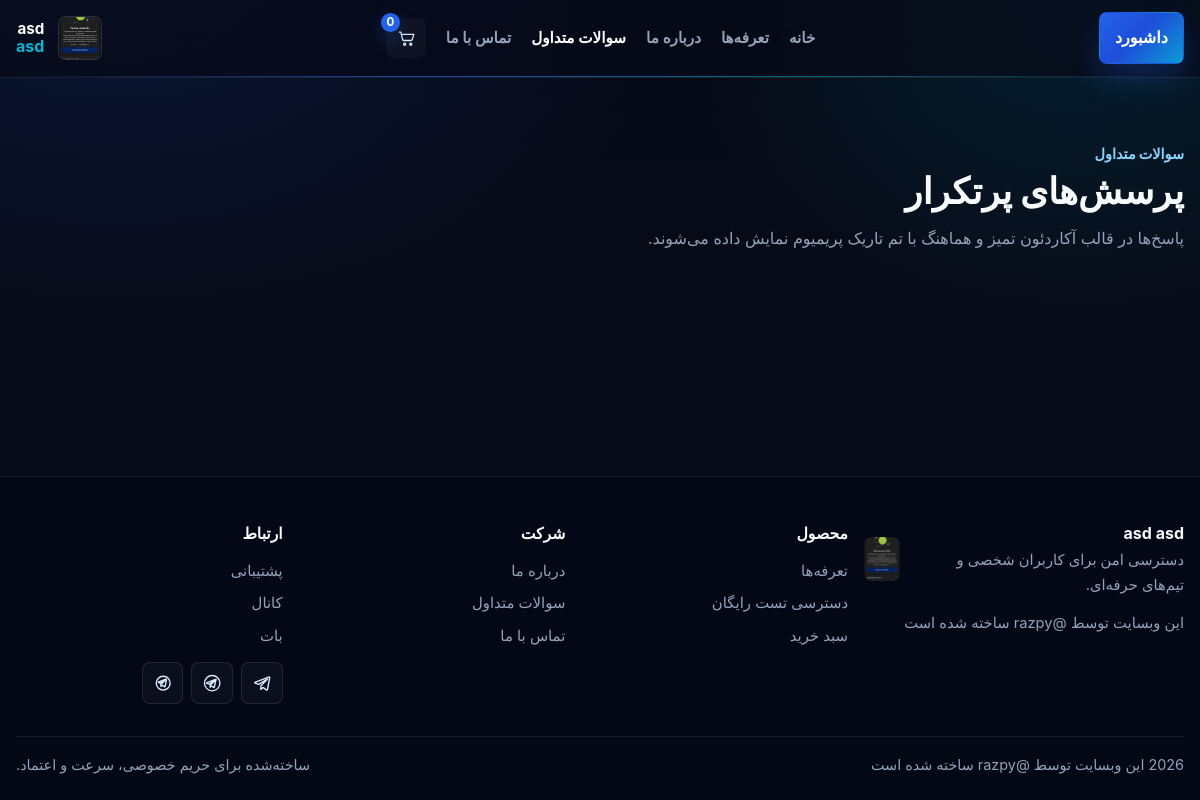
Page /faq/ (signed in) on the committed database.
### core/models.py (models this page shows, shortened)
class SiteSettings(models.Model):
    site_name1 = models.CharField(_("site name1"), max_length=55)
    site_name2 = models.CharField(_("site name2"), max_length=55)
    site_logo = models.ImageField(_("site logo"), upload_to='logo/')
    payment_card = models.CharField(_("payment card number"), max_length=155)
    payment_card_name = models.CharField(_("payment card owner name"), max_length=155)
    up_time = models.CharField(_("servers uptime"), max_length=55)
    countries_count = models.CharField(_("countries count"), max_length=55)
    servers_count = models.CharField(_("servers count"), max_length=55)
    footer_text = models.CharField(_("footer text"), max_length=155)
    users_count_for_about_us = models.CharField(_("users_count_for_about_us"), max_length=55)
    established_year_for_about_us = models.CharField(_("established_year_for_about_us"), max_length=55)
    feature1_for_about_us = models.CharField(_("feature1_for_about_us"), max_length=55)
    feature2_for_about_us = models.CharField(_("feature2_for_about_us"), max_length=55)
    feature3_for_about_us = models.CharField(_("feature3_for_about_us"), max_length=55)
    feature4_for_about_us = models.CharField(_("feature4_for_about_us"), max_length=55)
    telegram_support_id_link = models.URLField(_("telegram_support_id_link"), )
    telegram_Channel_id_link = models.URLField(_("telegram_Channel_id_link"), )
    telegram_bot_id_link = models.URLField(_("telegram_bot_id_link"), )
    class Meta:
        verbose_name = _("SiteSetting")
        verbose_name_plural = _("SiteSettings")

### cart/models.py (models this page shows, shortened)
class Cart(models.Model):
    user = models.ForeignKey(
        get_user_model(),
        on_delete=models.CASCADE,
        related_name='user_carts',
        null=True,
        blank=True,
        verbose_name=_("user")
    )
    session_key = models.CharField(_("session key"), max_length=55, blank=True)

### shop/views.py (the view)
# urls.py: path('faq/', views.faq_view, name='faq'),
def faq_view(request):
    faqs = FrequentlyAskedQuestions.objects.prefetch_related('answers')
    return render(request, 'shop/faq.html', context={'faqs':faqs})

### core/context_processors.py (called while the page is built)
def site_context(request):
    site_settings = SiteSettings.objects.all().first()
    if request.user.is_authenticated:
        cart, _ = Cart.objects.get_or_create(user=request.user)
    else:
        if not request.session.session_key:
            request.session.create()
        cart, _ = Cart.objects.get_or_create(session_key=request.session.session_key)
    context = {'site_context':site_settings, 'cart':cart}
    if request.user.is_authenticated:
        context["wallet_balance"] = getattr(request.user, "wallet_balance", 0)
    return context

### shop/templates/shop/faq.html (shortened to what this page needs)
{% extends '_base.html' %}
{% block page_content %}
<main>
  <section class="section-band">
    <div class="site-container">
      <div class="section-head">
        <div class="section-kicker">سوالات متداول</div>
        <h1 class="section-title">پرسش‌های پرتکرار</h1>
        <p class="section-lead">پاسخ‌ها در قالب آکاردئون تمیز و هماهنگ با تم تاریک پریمیوم نمایش داده می‌شوند.</p>
      </div>
    </div>
  </section>
</main>
{% endblock %}

### templates/_base.html (shortened to what this page needs)
<!DOCTYPE html>
{% load static i18n %}
<html lang="fa" dir="rtl">
<head>
    <script src="https://cdn.tailwindcss.com"></script>
    <link rel="stylesheet" href="{% static 'css/style.css' %}" />
</head>
<body class="site-body">
<div class="site-shell">
    <header class="site-header">
        <div class="site-container">
            <div class="header-inner">
                <a href="{% url 'home' %}" class="brand-mark" aria-label="{{ site_context.site_name1 }} {{ site_context.site_name2 }}">
                    <span class="brand-logo">
                        <img src="{{ site_context.site_logo.url }}" alt="{{ site_context.site_name1 }} {{ site_context.site_name2 }}">
                    </span>
                    <span class="brand-text">
                        <span class="brand-name">{{ site_context.site_name1 }}</span>
                        <span class="brand-accent">{{ site_context.site_name2 }}</span>
                    </span>
                </a>
                <nav class="desktop-nav" aria-label="ناوبری اصلی">
                    <a class="nav-link {% if request.resolver_match.url_name == 'home' %}is-active{% endif %}" href="{% url 'home' %}">خانه</a>
                    <a class="nav-link {% if request.resolver_match.url_name == 'pricing' %}is-active{% endif %}" href="{% url 'pricing' %}">تعرفه‌ها</a>
                    <a class="nav-link {% if request.resolver_match.url_name == 'about' %}is-active{% endif %}" href="{% url 'about' %}">درباره ما</a>
                    <a class="nav-link {% if request.resolver_match.url_name == 'faq' %}is-active{% endif %}" href="{% url 'faq' %}">سوالات متداول</a>
                    <a class="nav-link {% if request.resolver_match.url_name == 'contact' %}is-active{% endif %}" href="{% url 'contact' %}">تماس با ما</a>
                    <a class="cart-link" href="{% url 'cart' %}" aria-label="سبد خرید">
                        <svg viewBox="0 0 24 24" aria-hidden="true" focusable="false">
                            <path d="M3 4h2l2.2 9.2A2 2 0 0 0 9.1 15H18a2 2 0 0 0 1.9-1.4L22 7H6"></path>
                            <circle cx="10" cy="20" r="1.4"></circle>
                            <circle cx="18" cy="20" r="1.4"></circle>
                        </svg>
                        <span id="cartCount" class="cart-count">{{ cart.items.count }}</span>
                    </a>
                </nav>
                <div class="header-actions">
                    {% if user.is_authenticated %}
                        <a href="{% url 'dashboard' %}" class="btn-primary btn-primary--small">داشبورد</a>
                    {% else %}
                        <a href="{% url 'login' %}" class="btn-primary btn-primary--small">ورود / ثبت‌نام</a>
                    {% endif %}
                </div>
            </div>
        </div>
    </header>
    <main class="site-main">
        {% block page_content %}{% endblock %}
    </main>
    <footer class="site-footer">
        <div class="site-container">
            <div class="footer-grid">
                <div>
                    <a href="{% url 'home' %}" class="footer-brand">
                        <img src="{{ site_context.site_logo.url }}" alt="{{ site_context.site_name1 }} {{ site_context.site_name2 }}">
                        <div>
                            <strong>{{ site_context.site_name1 }} {{ site_context.site_name2 }}</strong>
                            <span>دسترسی امن برای کاربران شخصی و تیم‌های حرفه‌ای.</span>
                        </div>
                    </a>
                    <p class="footer-copy">{{ site_context.footer_text }}</p>
                </div>
                <div>
                    <h3 class="footer-title">محصول</h3>
                    <a href="{% url 'pricing' %}" class="footer-link">تعرفه‌ها</a>
                    <a href="{% url 'get-test' %}" class="footer-link">دسترسی تست رایگان</a>
                    <a href="{% url 'cart' %}" class="footer-link">سبد خرید</a>
                </div>
                <div>
                    <h3 class="footer-title">شرکت</h3>
                    <a href="{% url 'about' %}" class="footer-link">درباره ما</a>
                    <a href="{% url 'faq' %}" class="footer-link">سوالات متداول</a>
                    <a href="{% url 'contact' %}" class="footer-link">تماس با ما</a>
                </div>
                <div>
                    <h3 class="footer-title">ارتباط</h3>
                    <a href="{{ site_context.telegram_support_id_link }}" target="_blank" rel="noopener" class="footer-link">پشتیبانی</a>
                    <a href="{{ site_context.telegram_Channel_id_link }}" target="_blank" rel="noopener" class="footer-link">کانال</a>
                    <a href="{{ site_context.telegram_bot_id_link }}" target="_blank" rel="noopener" class="footer-link">بات</a>
                    <div class="footer-social">
                        <a href="{{ site_context.telegram_support_id_link }}" target="_blank" rel="noopener" class="social-link" aria-label="پشتیبانی تلگرام">
                            <svg viewBox="0 0 24 24" aria-hidden="true"><path d="M21.8 4.6 18.9 20c-.2.9-.8 1.1-1.6.7l-4.3-3.2-2.1 2c-.2.2-.4.4-.8.4l.3-4.5L18.6 7c.3-.3-.1-.5-.5-.2L7.5 13.5 3 12c-.9-.3-.9-1 .2-1.4l17.2-6.6c.8-.3 1.5.2 1.4.6z"/></svg>
                        </a>
                        <a href="{{ site_context.telegram_Channel_id_link }}" target="_blank" rel="noopener" class="social-link" aria-label="کانال تلگرام">
                            <svg viewBox="0 0 24 24" aria-hidden="true"><path d="M12 2a10 10 0 1 0 10 10A10 10 0 0 0 12 2Zm4.6 6.5-1.8 8.5c-.1.5-.4.7-.9.5l-2.6-1.9-1.2 1.2c-.2.2-.4.4-.8.4l.2-3 5.7-5.2c.2-.2-.1-.3-.3-.2l-6.8 4.3-2.9-.9c-.6-.2-.6-.6.1-.9l11-4.2c.5-.2 1 .1.9.4Z"/></svg>
                        </a>
                        <a href="{{ site_context.telegram_bot_id_link }}" target="_blank" rel="noopener" class="social-link" aria-label="بات تلگرام">
                            <svg viewBox="0 0 24 24" aria-hidden="true"><path d="M12 3a9 9 0 1 0 9 9 9 9 0 0 0-9-9Zm3.8 6.9-1.3 6.2c-.1.5-.5.7-1 .4l-2.6-1.9-1.3 1.2c-.2.2-.4.3-.7.3l.2-2.8 5.3-4.9c.2-.2-.1-.3-.2-.2l-6 3.8-2.2-.7c-.6-.2-.6-.6.1-.9l9.4-3.6c.4-.2.8.1.7.4Z"/></svg>
                        </a>
                    </div>
                </div>
            </div>
            <div class="footer-bottom">
                <p><span id="year"></span> {{ site_context.footer_text }}</p>
                <p>ساخته‌شده برای حریم خصوصی، سرعت و اعتماد.</p>
            </div>
        </div>
    </footer>
</div>
</body>
</html>

### rows in the picture
SiteSettings: site_logo (picture), site_name1 "asd", site_name2 "asd", footer_text "این وبسایت توسط @razpy ساخته شده است"
Cart: items.count "0"
